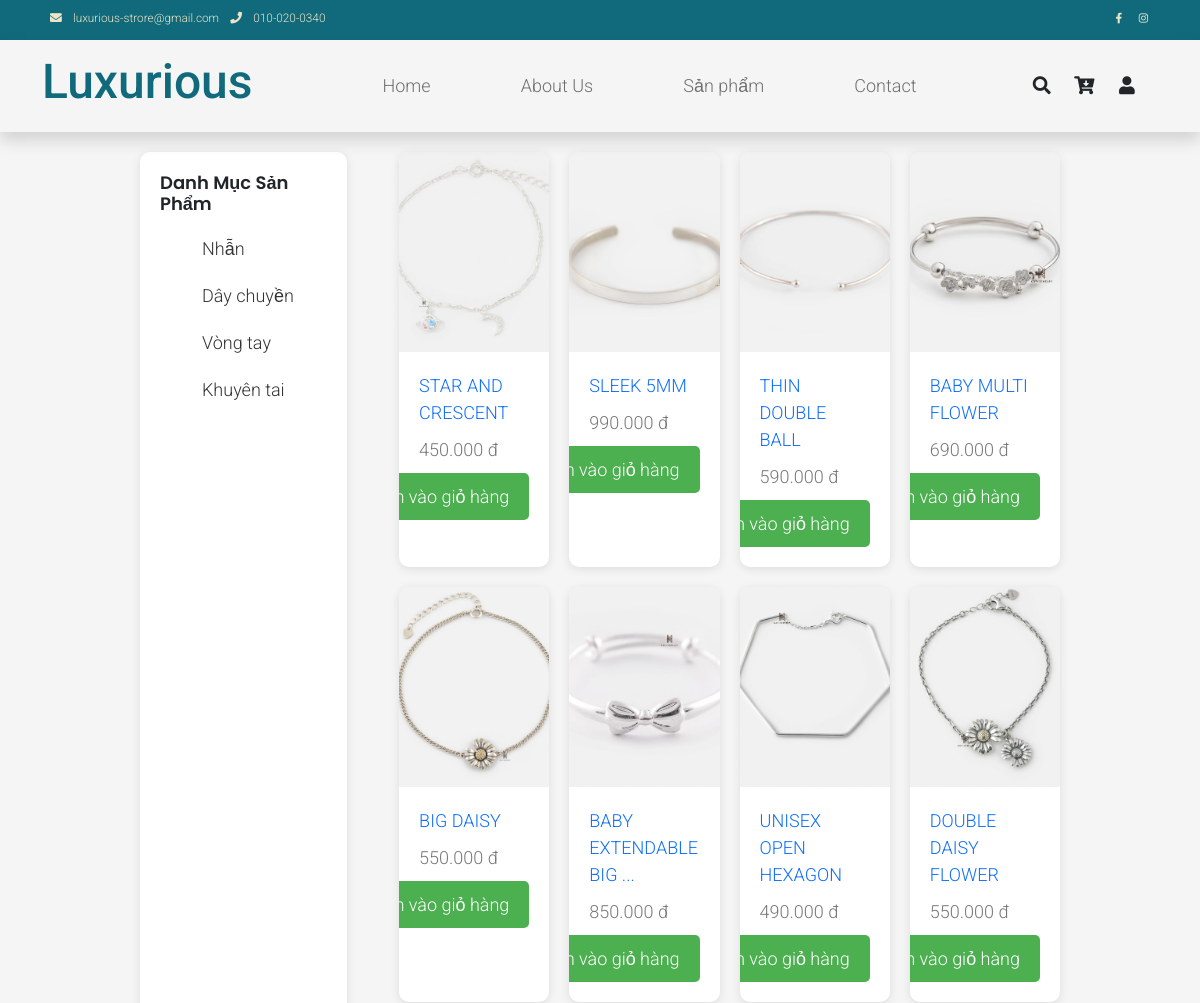
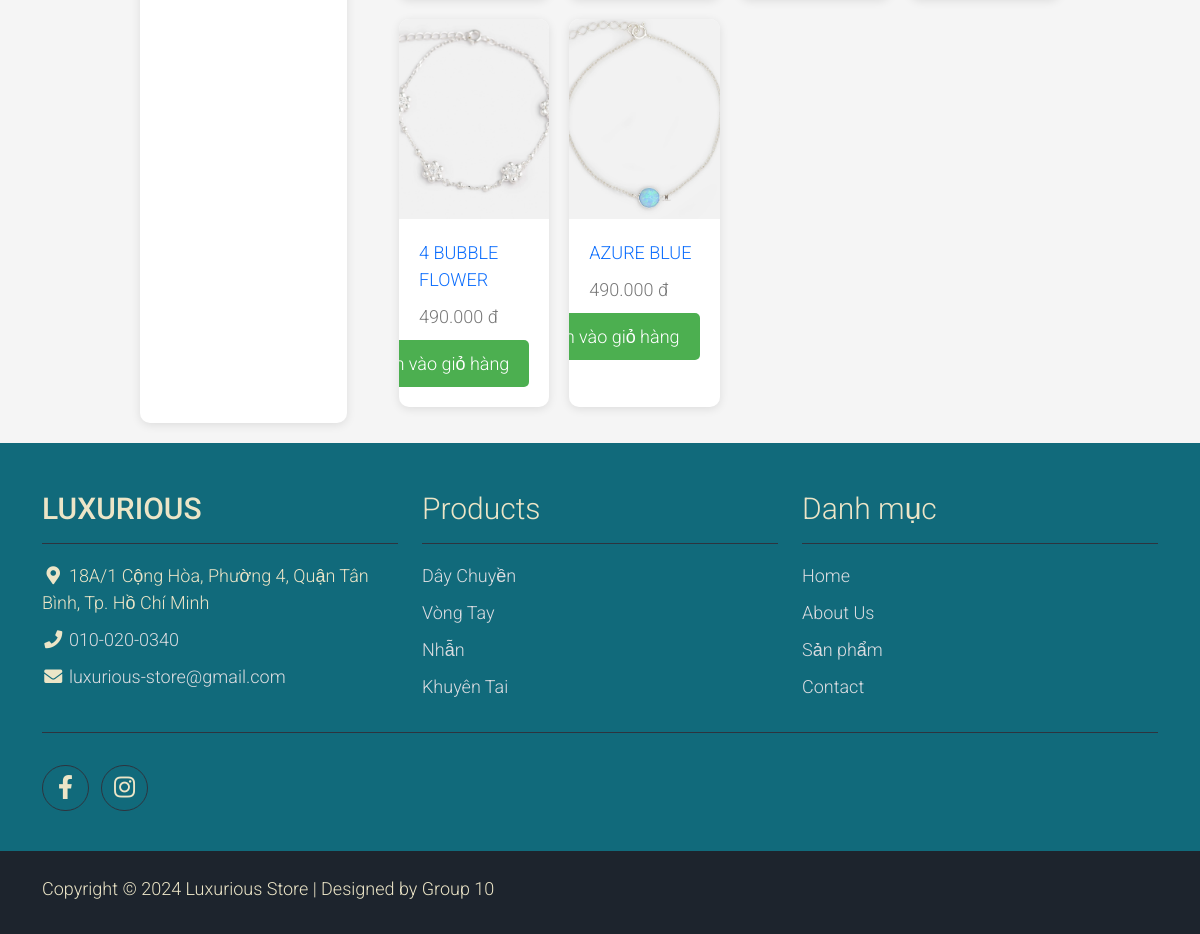
Page /index.php?act=sanpham&id_type=7 on the committed database (2 pictures, top to bottom).
### tables this page shows
CREATE TABLE `products` (
  `id` int(10) NOT NULL,
  `name` varchar(50) NOT NULL,
  `qty` int(20) NOT NULL,
  `price` int(20) NOT NULL,
  `method` varchar(50) NOT NULL,
  `image` varchar(50) NOT NULL,
  `id_type` int(10) NOT NULL
);

### view/sanpham.php (the view, shortened to what this page needs)
<?php
   @include 'connectdb.php';
   ?>
<!DOCTYPE html>
<html lang="en">
   <head>
   </head>
   <body>
      <div class="main">
         <div class="sidebar">
            <h3>Danh Mục Sản Phẩm</h3>
            <ul>
               <li><a href="index.php?act=sanpham&id_type=5">Nhẫn</a></li>
               <li><a href="index.php?act=sanpham&id_type=6">Dây chuyền</a></li>
               <li><a href="index.php?act=sanpham&id_type=7">Vòng tay</a></li>
               <li><a href="index.php?act=sanpham&id_type=8">Khuyên tai</a></li>
            </ul>
         </div>
         <div class="maincontent">
            <ul class="product_list">
               <?php
                  if (isset($_GET['act']) && $_GET['act'] == 'sanpham' && isset($_GET['id_type'])) {
                      $id_type = $_GET['id_type'];
                      $sql = "SELECT * FROM products WHERE id_type='$id_type'";
                      $result = $conn->query($sql);
                      if ($result->num_rows > 0) {
                          while ($row_pro = $result->fetch_assoc()) {
                              echo '<li>';
                              echo '<a href="index.php?act=chitietsp&id=' . $row_pro['id'] . '">';
                              echo '<img src="admin/update_img/' . $row_pro['image'] . '">';
                              echo '<div class="product_info">';
                              echo '<p class="name_product">';
                  if (strlen($row_pro['name']) > 20) {
                  echo substr($row_pro['name'], 0, 20) . '...';
                  } else {
                  echo $row_pro['name'];
                  }
                  echo '</p>';
                              echo '<p class="price_product">' . number_format($row_pro['price'], 0, ',', '.') . ' đ</p>';
                              echo '<form action="index.php?act=giohang&id" method="post">';
                              echo '<input type="submit" name="add_to_cart" value="Thêm vào giỏ hàng">';
                              echo '</form>';
                              echo '</div>';
                              echo '</a>';
                              echo '</li>';
                          }
                      } else {
                          echo 'Không có sản phẩm cho loại này';
                      }
                  }
                  ?>
            </ul>
         </div>
      </div>
   </body>
</html>

### view/header.php (shortened to what this page needs)
<!DOCTYPE html>
<html lang="en">
<head>
    <link rel="stylesheet"
        href="https://maxst.icons8.com/vue-static/landings/line-awesome/line-awesome/1.3.0/css/line-awesome.min.css">
    <link rel="stylesheet" href="public/css/bootstrap.min.css">
    <link rel="stylesheet" href="public/css/main.css">
    <link rel="stylesheet" href="public/css/fontawesome.min.css">
</head>
<body>
    <nav class="navbar navbar-expand-lg bg-dark navbar-light d-none d-lg-block" id="templatemo_nav_top">
        <div class="container text-light">
            <div class="w-100 d-flex justify-content-between">
                <div>
                    <i class="fa fa-envelope mx-2"></i>
                    <a class="navbar-sm-brand text-light text-decoration-none" href="#">luxurious-strore@gmail.com</a>
                    <i class="fa fa-phone mx-2"></i>
                    <a class="navbar-sm-brand text-light text-decoration-none" href="#">010-020-0340</a>
                </div>
                <div>
                    <a class="text-light" href="#" target="_blank" rel="sponsored"><i
                            class="fab fa-facebook-f fa-sm fa-fw me-2"></i></a>
                    <a class="text-light" href="#" target="_blank"><i class="fab fa-instagram fa-sm fa-fw me-2"></i></a>
                </div>
            </div>
        </div>
    </nav>
    <nav class="navbar navbar-expand-lg navbar-light shadow">
        <div class="container d-flex justify-content-between align-items-center">
            <a class="navbar-brand text-success logo h1 align-self-center" href="index.php">
                Luxurious
            </a>
            <div class="align-self-center collapse navbar-collapse flex-fill  d-lg-flex justify-content-lg-between"
                id="templatemo_main_nav">
                <div class="flex-fill">
                    <ul class="nav navbar-nav d-flex justify-content-between mx-lg-auto">
                        <li class="nav-item">
                            <a class="nav-link" href="index.php">Home</a>
                        </li>
                        <li class="nav-item">
                            <a class="nav-link" href="index.php?act=about">About Us</a>
                        </li>
                        <li class="nav-item">
                            <a class="nav-link" href="index.php?act=sanpham">Sản phẩm</a>
                        </li>
                        <li class="nav-item">
                            <a class="nav-link" href="index.php?act=lienhe">Contact</a>
                        </li>
                    </ul>
                </div>
                <div class="navbar align-self-center d-flex">
                    <a class="nav-icon d-none d-lg-inline" href="#" data-bs-toggle="modal"
                        data-bs-target="#templatemo_search">
                        <i class="fa fa-fw fa-search text-dark mr-2"></i>
                    </a>
                    <a class="nav-icon position-relative text-decoration-none" href="index.php?act=giohang">
                        <i class="fa fa-fw fa-cart-arrow-down text-dark mr-1"></i>
                    </a>
                    <?php
                    if (isset ($_SESSION['username'])) {
                        echo '
                            <a style="color:#116A7B;" class="nav-icon position-relative text-decoration-none" href="index.php?act=profile">' . $_SESSION['username'] . '</a>
                            <span class="las la-power-off"></span>
                            <a  style="text-decoration: none; color: black" href="index.php?act=thoat">Logout</a>
                        ';
                    } else {
                        ?>
                        <a class="nav-icon position-relative text-decoration-none" href="index.php?act=login">
                            <i class="fa fa-fw fa-user text-dark mr-3"></i>
                        </a>
                    <?php } ?>
                </div>
            </div>
        </div>
    </nav>
</body>

### index.php (shortened to what this page needs)
<?php
    include "model/connectdb.php";
    include "view/header.php";
    if(isset($_GET['act'])){
        switch ($_GET['act']) {
            case 'sanpham':
                include "view/sanpham.php";
                break;
        }
    } else{
        include "view/home.php";
    }
    include "view/footer.php";
?>

### view/footer.php
<body>
    <footer class="bg-dark" id="tempaltemo_footer">
        <div class="container">
            <div class="row">
                <div class="col-md-4 pt-5">
                    <h2 class="h2 text-light border-bottom pb-3 border-light logo">LUXURIOUS</h2>
                    <ul class="list-unstyled text-light footer-link-list">
                        <li>
                            <i class="fas fa-map-marker-alt fa-fw"></i>
                            18A/1 Cộng Hòa, Phường 4, Quận Tân Bình, Tp. Hồ Chí Minh
                        </li>
                        <li>
                            <i class="fa fa-phone fa-fw"></i>
                            <a class="text-decoration-none" href="tel:010-020-0340">010-020-0340</a>
                        </li>
                        <li>
                            <i class="fa fa-envelope fa-fw"></i>
                            <a class="text-decoration-none" href="mailto:info@company.com">luxurious-store@gmail.com</a>
                        </li>
                    </ul>
                </div>
                <div class="col-md-4 pt-5">
                    <h2 class="h2 text-light border-bottom pb-3 border-light">Products</h2>
                    <ul class="list-unstyled text-light footer-link-list">
                        <li><a class="text-decoration-none" href="index.php?act=sanpham&id_type=6">Dây Chuyền</a></li>
                        <li><a class="text-decoration-none" href="index.php?act=sanpham&id_type=7">Vòng Tay</a></li>
                        <li><a class="text-decoration-none" href="index.php?act=sanpham&id_type=5">Nhẫn</a></li>
                        <li><a class="text-decoration-none" href="index.php?act=sanpham&id_type=8">Khuyên Tai</a></li>
                    </ul>
                </div>
                <div class="col-md-4 pt-5">
                    <h2 class="h2 text-light border-bottom pb-3 border-light">Danh mục</h2>
                    <ul class="list-unstyled text-light footer-link-list">
                        <li><a class="text-decoration-none" href="index.php">Home</a></li>
                        <li><a class="text-decoration-none" href="index.php?act=about">About Us</a></li>
                        <li><a class="text-decoration-none" href="index.php?act=sanpham">Sản phẩm</a></li>
                        <li><a class="text-decoration-none" href="index.php?act=lienhe">Contact</a></li>
                    </ul>
                </div>
            </div>
            <div class="row text-light mb-4">
                <div class="col-12 mb-3">
                    <div class="w-100 my-3 border-top border-light"></div>
                </div>
                <div class="col-auto me-auto">
                    <ul class="list-inline text-left footer-icons">
                        <li class="list-inline-item border border-light rounded-circle text-center">
                            <a class="text-light text-decoration-none" target="_blank" href="http://facebook.com/"><i class="fab fa-facebook-f fa-lg fa-fw"></i></a>
                        </li>
                        <li class="list-inline-item border border-light rounded-circle text-center">
                            <a class="text-light text-decoration-none" target="_blank" href="https://www.instagram.com/"><i class="fab fa-instagram fa-lg fa-fw"></i></a>
                        </li>
                    </ul>
                </div>
            </div>
        </div>
        <div class="w-100 bg-black py-3">
            <div class="container">
                <div class="row pt-2">
                    <div class="col-12">
                        <p class="text-left text-light">
                            Copyright &copy; 2024 Luxurious Store
                            | Designed by Group 10
                        </p>
                    </div>
                </div>
            </div>
        </div>
    </footer>
</body>

### public/css/main.css (style rules this page uses)
body, ul, li, p, a, label, input, div { font-family: 'Roboto', sans-serif; font-size: 18px !important; font-weight: 300 !important; }
.h1 { font-family: 'Roboto', sans-serif; font-size: 48px !important; font-weight: 200 !important; }
.h2 { font-family: 'Roboto', sans-serif; font-size: 30px !important; font-weight: 300; }
.logo { font-weight: 500 !important; }
.text-success { color: #116A7B !important; }
.text-light { color: #ECE5C7 !important; }
.bg-dark { background-color: #116A7B !important; }
.bg-black { background-color: #1d242d !important; }
#templatemo_nav_top { min-height: 40px; }
#templatemo_nav_top * { font-size: .9em !important; }
#templatemo_main_nav .navbar .nav-icon { margin-right: 20px; }
#tempaltemo_footer a { color: #dcdde1; }
#tempaltemo_footer ul.footer-link-list li { padding-top: 10px; }
#tempaltemo_footer ul.footer-icons li { width: 2.6em; height: 2.6em; line-height: 2.6em; }
#tempaltemo_footer .border-light { border-color: #2d343f !important; }
@media (min-width: 768px) { #templatemo_main_nav .navbar-nav { max-width: 450px; } }
@media (min-width: 992px) { #templatemo_main_nav .navbar-nav { max-width: 550px; } }

### view/sanpham.php (style rules this page uses)
* { margin: 0; padding: 0; box-sizing: border-box; font-family: 'Poppins', sans-serif; }
body { background-color: #f5f5f5; }
.main { max-width: 80%; margin: 0 auto; padding: 20px; display: flex; }
.sidebar { background-color: #fff; border-radius: 10px; box-shadow: 0 2px 10px rgba(0, 0, 0, 0.1); padding: 20px; margin-right: 20px; width: 300px; }
.sidebar h3 { font-size: 18px; font-weight: 600; margin-bottom: 10px; }
.sidebar ul { list-style-type: none; }
.sidebar ul li a { display: block; color: #333; padding: 10px; text-decoration: none; border-radius: 5px; transition: background-color 0.3s ease; }
.maincontent { flex-grow: 1; }
.product_list { display: grid; grid-template-columns: repeat(4, 1fr); grid-gap: 20px; }
.product_list li { background-color: #fff; border-radius: 10px; box-shadow: 0 2px 10px rgba(0, 0, 0, 0.1); overflow: hidden; transition: transform 0.3s ease; }
.product_list li img { width: 100%; height: 200px; object-fit: cover; }
.product_info { padding: 20px; }
.product_info .name_product { font-size: 16px; font-weight: 600px; margin-bottom: 10px; text-align: left; }
.product_info .price_product { font-size: 14px; color: #777; margin-bottom: 10px; text-align: left; }
.product_info form { display: flex; justify-content: flex-end; }
.product_info form input[type="submit"] { background-color: #4CAF50; color: white; border: none; padding: 10px 20px; border-radius: 5px; cursor: pointer; transition: background-color 0.3s ease; margin-left: 10px; }
.sidebar ul li a, .product_list li a { text-decoration: none; }

### rows in the picture
products: image (picture), name "STAR AND CRESCENT", price "450.000"
products: image (picture), name "SLEEK 5MM", price "990.000"
products: image (picture), name "THIN DOUBLE BALL", price "590.000"
products: image (picture), name "BABY MULTI FLOWER", price "690.000"
products: image (picture), name "BIG DAISY", price "550.000"
products: image (picture), name "BABY EXTENDABLE BIG", price "850.000"
products: image (picture), name "UNISEX OPEN HEXAGON", price "490.000"
products: image (picture), name "DOUBLE DAISY FLOWER", price "550.000"
products: image (picture), name "4 BUBBLE FLOWER", price "490.000"
products: image (picture), name "AZURE BLUE", price "490.000"
